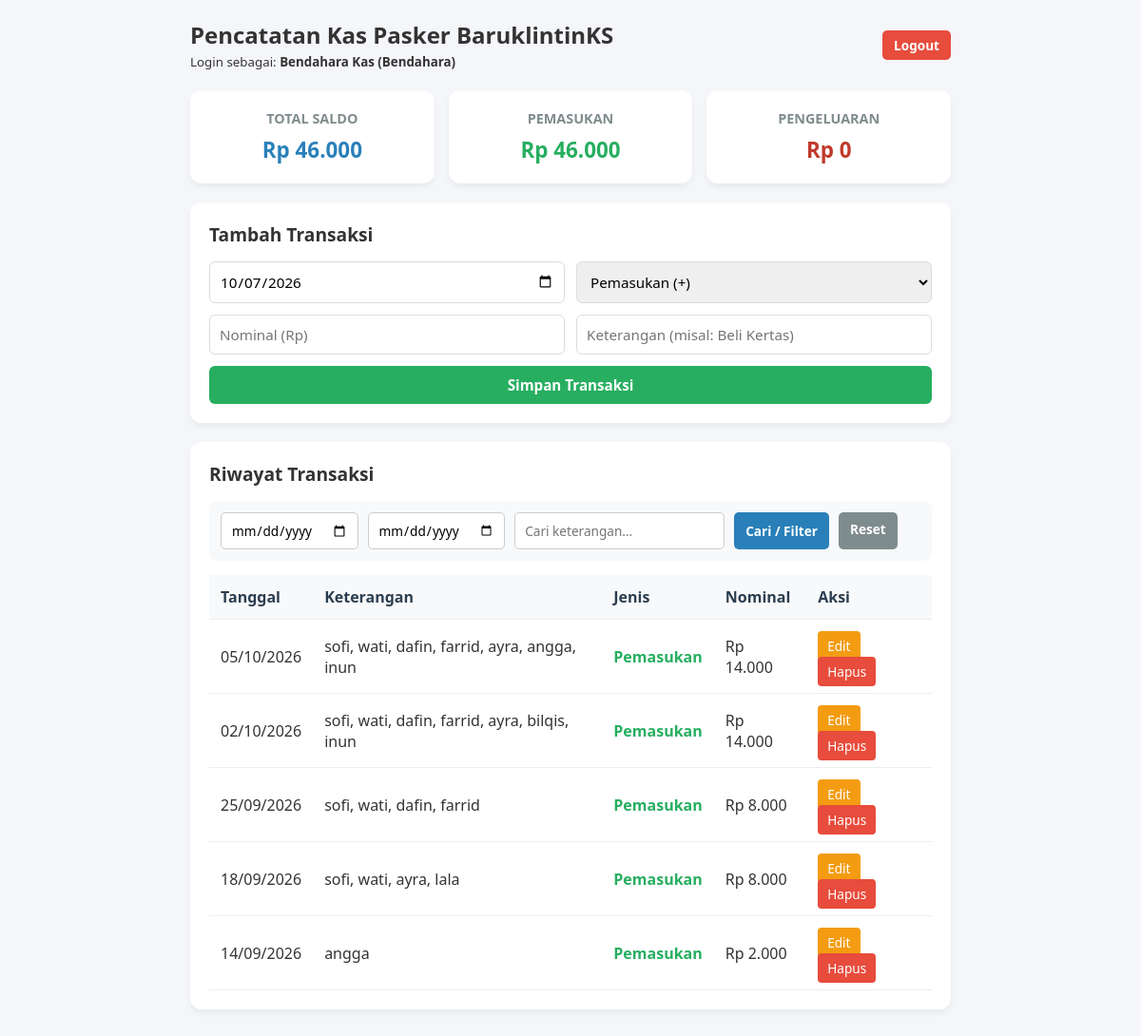
/index.php (signed in), run on the app's committed database.
### tables this page shows
CREATE TABLE `transaksi` (
  `id` int(11) NOT NULL,
  `tanggal` date NOT NULL,
  `jenis` enum('masuk','keluar') NOT NULL,
  `nominal` decimal(12,2) NOT NULL,
  `keterangan` text NOT NULL,
  `created_at` timestamp NOT NULL DEFAULT current_timestamp()
);

### index.php (the view, shortened to what this page needs)
<?php
include 'koneksi.php';
$role_user = $_SESSION['role'];
$where = [];
$query_where = count($where) > 0 ? "WHERE " . implode(" AND ", $where) : "";
$query_masuk  = mysqli_query($koneksi, "SELECT SUM(nominal) AS total FROM transaksi WHERE jenis='masuk'");
$data_masuk   = mysqli_fetch_assoc($query_masuk);
$total_masuk  = $data_masuk['total'] ?? 0;
$query_keluar = mysqli_query($koneksi, "SELECT SUM(nominal) AS total FROM transaksi WHERE jenis='keluar'");
$data_keluar  = mysqli_fetch_assoc($query_keluar);
$total_keluar = $data_keluar['total'] ?? 0;
$total_saldo  = $total_masuk - $total_keluar;
$transaksi = mysqli_query($koneksi, "SELECT * FROM transaksi $query_where ORDER BY tanggal DESC, id DESC");
?>
<!DOCTYPE html>
<html lang="id">
<head>
</head>
<body>
    <div class="container">
        <div class="header">
            <div>
                <h1 style="font-size: 1.5rem;">Pencatatan Kas Pasker BaruklintinKS</h1>
                <small>Login sebagai: <b><?= $_SESSION['nama_lengkap']; ?> (<?= ucfirst($role_user); ?>)</b></small>
            </div>
            <a href="logout.php" class="btn-logout">Logout</a>
        </div>
        <div class="summary-box">
            <div class="card">
                <h3>TOTAL SALDO</h3>
                <p class="saldo">Rp <?= number_format($total_saldo, 0, ',', '.'); ?></p>
            </div>
            <div class="card">
                <h3>PEMASUKAN</h3>
                <p class="pemasukan">Rp <?= number_format($total_masuk, 0, ',', '.'); ?></p>
            </div>
            <div class="card">
                <h3>PENGELUARAN</h3>
                <p class="pengeluaran">Rp <?= number_format($total_keluar, 0, ',', '.'); ?></p>
            </div>
        </div>
        <?php if ($role_user == 'bendahara') : ?>
            <div class="content-box">
                <h2 style="margin-bottom: 15px; font-size: 1.2rem;">Tambah Transaksi</h2>
                <form action="" method="POST" class="form-input">
                    <input type="date" name="tanggal" value="<?= date('Y-m-d'); ?>" required>
                    <select name="jenis" required>
                        <option value="masuk">Pemasukan (+)</option>
                    </select>
                    <input type="number" name="nominal" placeholder="Nominal (Rp)" required>
                    <input type="text" name="keterangan" placeholder="Keterangan (misal: Beli Kertas)" required>
                    <button type="submit" name="tambah">Simpan Transaksi</button>
                </form>
            </div>
        <?php endif; ?>
        <div class="content-box">
            <h2 style="margin-bottom: 15px; font-size: 1.2rem;">Riwayat Transaksi</h2>
            <form action="" method="GET" class="filter-box">
                <input type="date" name="tgl_mulai" value="<?= $_GET['tgl_mulai'] ?? ''; ?>">
                <input type="date" name="tgl_selesai" value="<?= $_GET['tgl_selesai'] ?? ''; ?>">
                <input type="text" name="keyword" placeholder="Cari keterangan..." value="<?= $_GET['keyword'] ?? ''; ?>">
                <button type="submit" class="btn-filter">Cari / Filter</button>
                <a href="index.php" class="btn-reset">Reset</a>
            </form>
            <table>
                <thead>
                    <tr>
                        <th>Tanggal</th>
                        <th>Keterangan</th>
                        <th>Jenis</th>
                        <th>Nominal</th>
                        <?php if ($role_user == 'bendahara') : ?>
                            <th>Aksi</th>
                        <?php endif; ?>
                    </tr>
                </thead>
                <tbody>
                    <?php if (mysqli_num_rows($transaksi) > 0) : ?>
                        <?php while ($row = mysqli_fetch_assoc($transaksi)) : ?>
                            <tr>
                                <td><?= date('d/m/Y', strtotime($row['tanggal'])); ?></td>
                                <td><?= htmlspecialchars($row['keterangan']); ?></td>
                                <td>
                                    <span style="color: <?= $row['jenis'] == 'masuk' ? '#27ae60' : '#c0392b'; ?>; font-weight: bold;">
                                        <?= $row['jenis'] == 'masuk' ? 'Pemasukan' : 'Pengeluaran'; ?>
                                    </span>
                                </td>
                                <td>Rp <?= number_format($row['nominal'], 0, ',', '.'); ?></td>
                                <?php if ($role_user == 'bendahara') : ?>
                                    <td>
                                        <button class="btn-edit" onclick="bukaModalEdit(<?= htmlspecialchars(json_encode($row)); ?>)">Edit</button>
                                        <a href="index.php?hapus=<?= $row['id']; ?>" class="btn-delete" onclick="return confirm('Yakin ingin menghapus?')">Hapus</a>
                                    </td>
                                <?php endif; ?>
                            </tr>
                        <?php endwhile; ?>
                    <?php else : ?>
                        <tr>
                            <td colspan="5" style="text-align: center; color: #7f8c8d;">Data tidak ditemukan.</td>
                        </tr>
                    <?php endif; ?>
                </tbody>
            </table>
        </div>
    </div>
</body>
</html>

### index.php (style rules this page uses)
* { box-sizing: border-box; font-family: 'Segoe UI', Tahoma, Geneva, Verdana, sans-serif; margin: 0; padding: 0; }
body { background-color: #f4f6f9; padding: 20px; color: #333; }
.container { max-width: 800px; margin: 0 auto; }
.header { display: flex; justify-content: space-between; align-items: center; margin-bottom: 20px; }
.btn-logout { background: #e74c3c; color: white; text-decoration: none; padding: 6px 12px; border-radius: 5px; font-weight: bold; font-size: 0.85rem; }
.summary-box { display: flex; gap: 15px; margin-bottom: 20px; }
.card { flex: 1; background: white; padding: 20px; border-radius: 12px; box-shadow: 0 4px 6px rgba(0,0,0,0.05); text-align: center; }
.card h3 { font-size: 0.9rem; color: #7f8c8d; margin-bottom: 8px; }
.card p { font-size: 1.4rem; font-weight: bold; }
.saldo { color: #2980b9; }
.pemasukan { color: #27ae60; }
.pengeluaran { color: #c0392b; }
.content-box { background: white; padding: 20px; border-radius: 12px; box-shadow: 0 4px 6px rgba(0,0,0,0.05); margin-bottom: 20px; }
form.form-input { display: grid; grid-template-columns: 1fr 1fr; gap: 12px; }
form.form-input input, form.form-input select, form.form-input button { padding: 10px; border: 1px solid #ddd; border-radius: 6px; font-size: 0.95rem; }
form.form-input button { grid-column: span 2; background: #27ae60; color: white; border: none; font-weight: bold; cursor: pointer; }
.filter-box { display: flex; flex-wrap: wrap; gap: 10px; margin-bottom: 15px; background: #f8f9fa; padding: 12px; border-radius: 8px; }
.filter-box input { padding: 8px 10px; border: 1px solid #ccc; border-radius: 5px; font-size: 0.85rem; }
.btn-filter { background: #2980b9; color: white; border: none; padding: 8px 12px; border-radius: 5px; cursor: pointer; font-weight: bold; font-size: 0.85rem; }
.btn-reset { background: #7f8c8d; color: white; border: none; padding: 8px 12px; border-radius: 5px; text-decoration: none; font-size: 0.85rem; font-weight: bold; }
table { width: 100%; border-collapse: collapse; margin-top: 10px; }
table th, table td { padding: 12px; text-align: left; border-bottom: 1px solid #eee; }
table th { background-color: #f8f9fa; color: #2c3e50; }
.btn-edit { background: #f39c12; color: white; border: none; padding: 6px 10px; border-radius: 4px; cursor: pointer; font-size: 0.85rem; margin-right: 4px; }
.btn-delete { background: #e74c3c; color: white; border: none; padding: 6px 10px; border-radius: 4px; cursor: pointer; text-decoration: none; font-size: 0.85rem; }

### data on the page
transaksi: tanggal "05/10/2026", keterangan "sofi, wati, dafin, farrid, ayra, angga, inun", jenis "Pemasukan", nominal "14.000"
transaksi: tanggal "02/10/2026", keterangan "sofi, wati, dafin, farrid, ayra, bilqis, inun", jenis "Pemasukan", nominal "14.000"
transaksi: tanggal "25/09/2026", keterangan "sofi, wati, dafin, farrid", jenis "Pemasukan", nominal "8.000"
transaksi: tanggal "18/09/2026", keterangan "sofi, wati, ayra, lala", jenis "Pemasukan", nominal "8.000"
transaksi: tanggal "14/09/2026", keterangan "angga", jenis "Pemasukan", nominal "2.000"

### other printed values
$_SESSION['nama_lengkap'] "Bendahara Kas"
$role_user "Bendahara"
$total_saldo "46.000"
$total_masuk "46.000"
$total_keluar "0"
